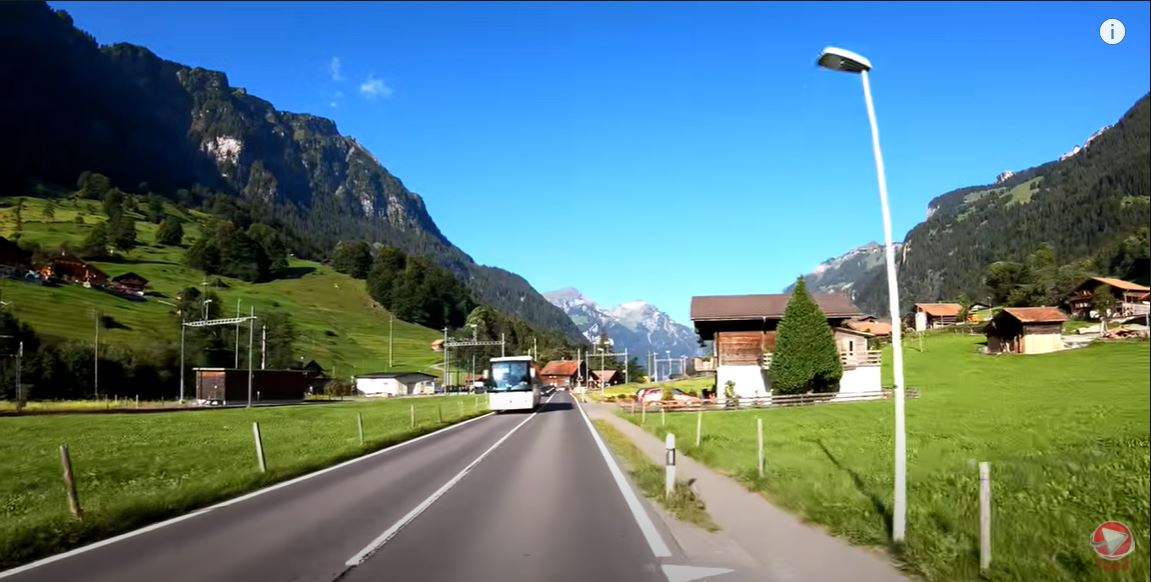
#> input picture Prueba1.JPG, 1151 x 582 px, given in place of video_autovia_corto.mp4, which was not available
$ python test.py
#> lines starting #> are read from the running program, lines starting #| are printed output that depends on the picture; after the words box and inside, x2 and y2 are one past the last pixel; in counts of white or black regions, pixels touching at a corner belong together; pictures that were not available may be replaced by others from this repository, and a replacement may not be noted
#> further down, frame is the input picture: shape (582, 1151, 3); mean B, G, R 124.4, 121.9, 89.9
import cv2
import numpy as np
import math

def calculaUmbral(value):

    p1 = int(value.shape[1]/2)
    p2 = value.shape[0] - int(value.shape[0]/10)
    area_carretera = value[p1-20:p1, p2:p2 + 20]
    min = np.min(area_carretera)
    print(min)

    return min + 10

def seleccionaCarretera(imagen, umbral):

    #imagen = imagen[340:582, ::]
#> called with umbral = 100
    hsv = cv2.cvtColor(imagen, cv2.COLOR_BGR2HSV)
#> hsv: shape (582, 1151, 3); mean H, S, V 64.7, 138.9, 150.3
    b,g,r = cv2.split(imagen)
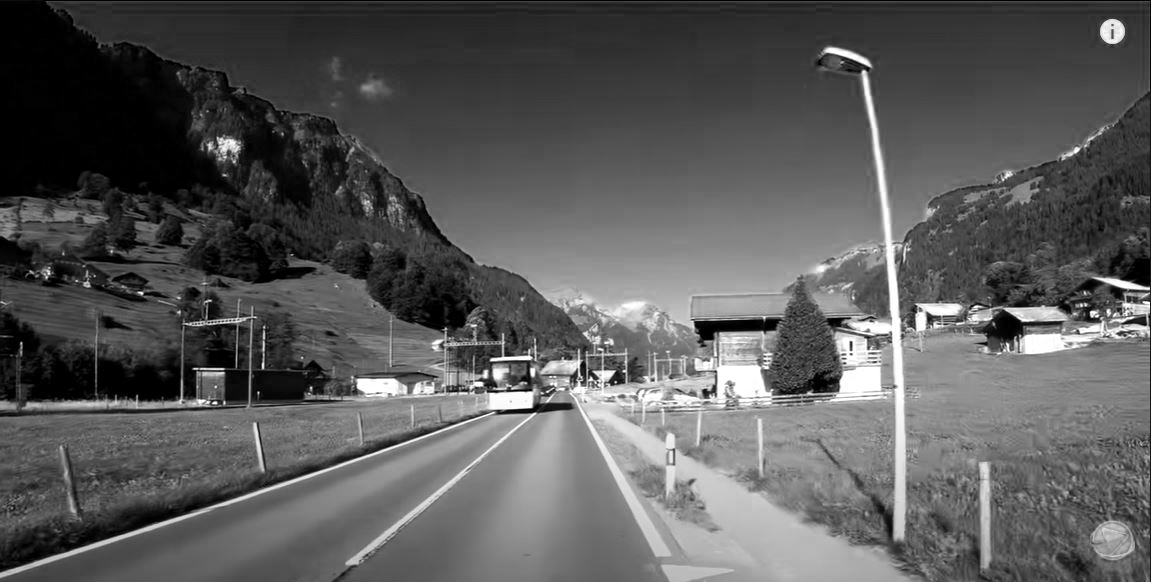
#> r: shape (582, 1151); min 0, max 255, mean 89.9
    h,s,v = cv2.split(hsv)
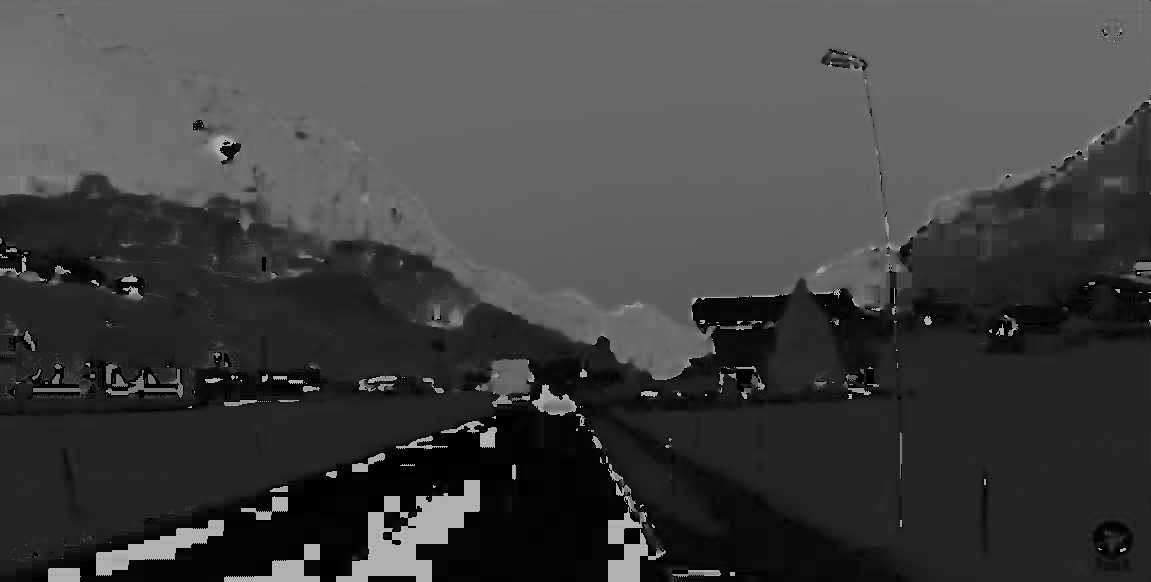
#> h: shape (582, 1151); min 0, max 179, mean 64.7
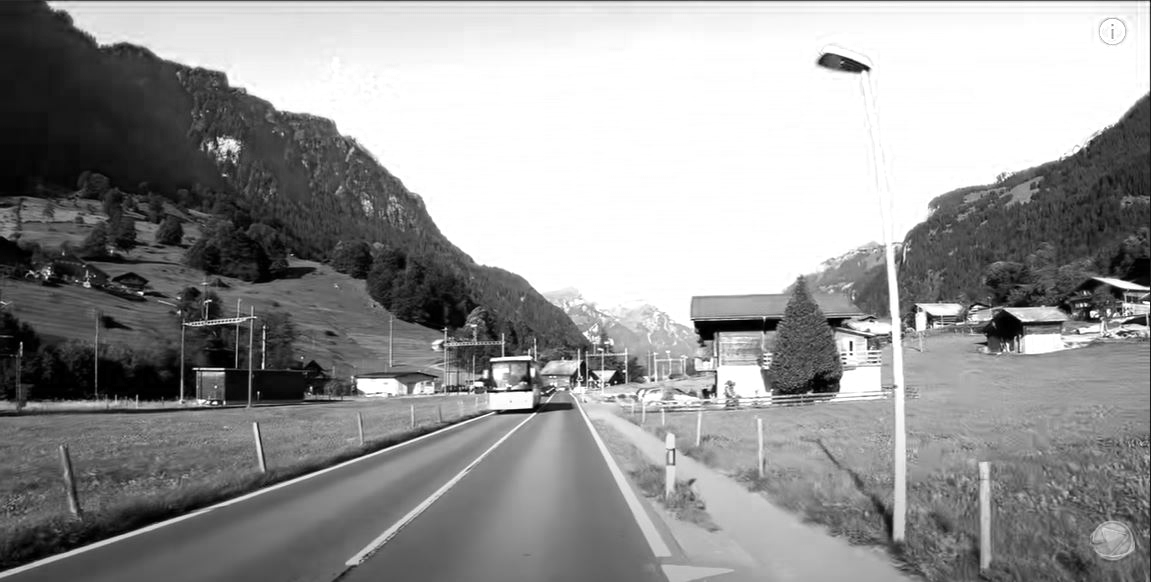
#> v: shape (582, 1151); min 0, max 255, mean 150.3
    #sInverted = cv2.bitwise_not(s)
    blurry = cv2.blur(s, (5,5))
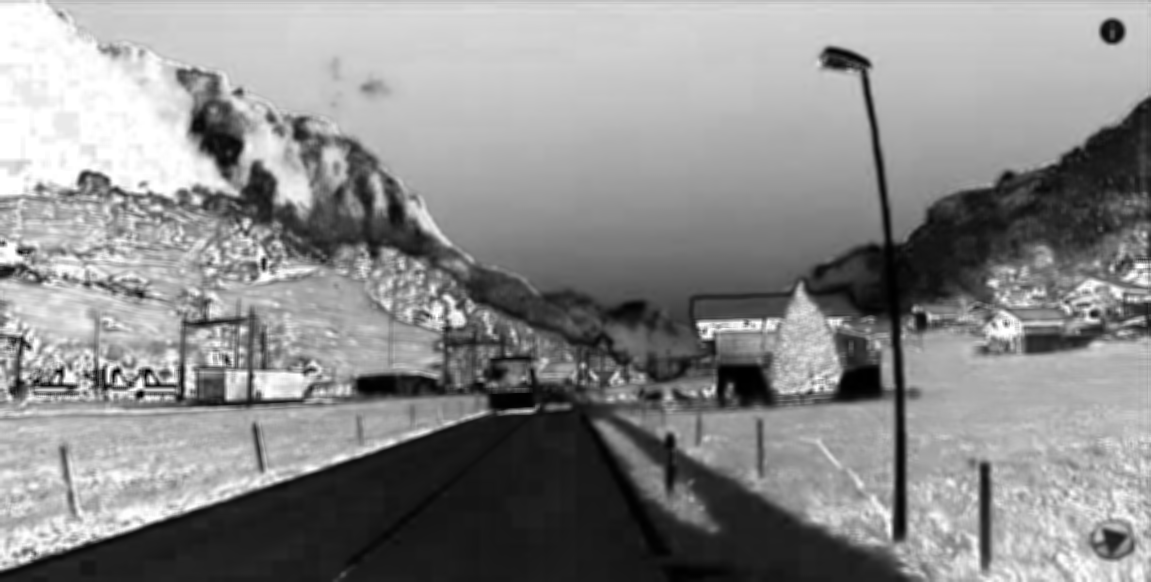
#> blurry: shape (582, 1151); min 0, max 255, mean 138.9
    #binarizado = cv2.adaptiveThreshold(blurry,255,cv2.ADAPTIVE_THRESH_GAUSSIAN_C, cv2.THRESH_BINARY_INV,5,6)
    umbral = calculaUmbral(s)
#> in calculaUmbral, `area_carretera = value[p1-20:p1, p2:p2 + 20]`:
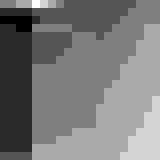
#> area_carretera: shape (20, 20) (shown 8 times larger); min 23, max 29, mean 25.9; drawn with min black and max white
#> in calculaUmbral, `min = np.min(area_carretera)`: min = 23
#| 23
#> umbral = 33

    ret, binarizado = cv2.threshold(blurry, 100, 255, cv2.THRESH_BINARY)
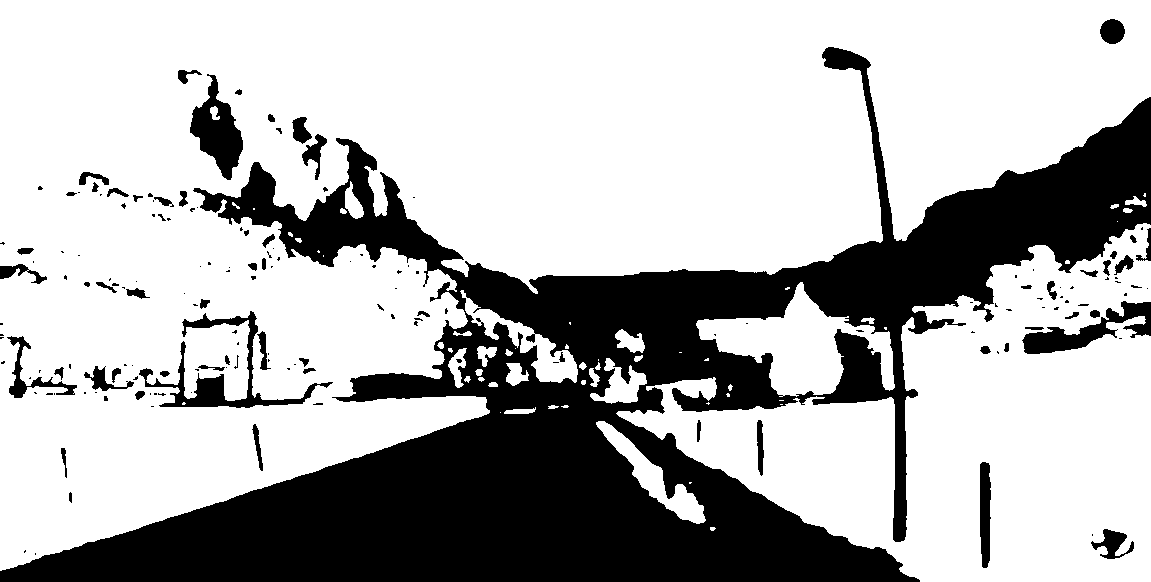
#> binarizado: shape (582, 1151); 70.8% white; 169 black regions (107 under 20 px), largest, box (x1, y1, x2, y2) and area: (0, 47, 1151, 582) 178632, (139, 311, 333, 408) 3166, (190, 74, 243, 180) 2692
    kernel = cv2.getStructuringElement(cv2.MORPH_ELLIPSE, (5,5))
    cv2.imshow("binarizado", binarizado)
    cv2.imshow("value", v)
    dilatado = cv2.dilate(binarizado, kernel, iterations = 2)
#> dilatado: shape (582, 1151); 77.8% white; 49 black regions (22 under 20 px), largest, box (x1, y1, x2, y2) and area: (0, 380, 915, 582) 85076, (454, 101, 1151, 538) 48835, (226, 146, 454, 267) 6221
    dilatado = cv2.bitwise_not(dilatado)
    h_mascara = cv2.bitwise_and(b, dilatado)
    s_mascara = cv2.bitwise_and(g, dilatado)
    v_mascara = cv2.bitwise_and(r, dilatado)
    mascara = cv2.merge([h_mascara,s_mascara,v_mascara])
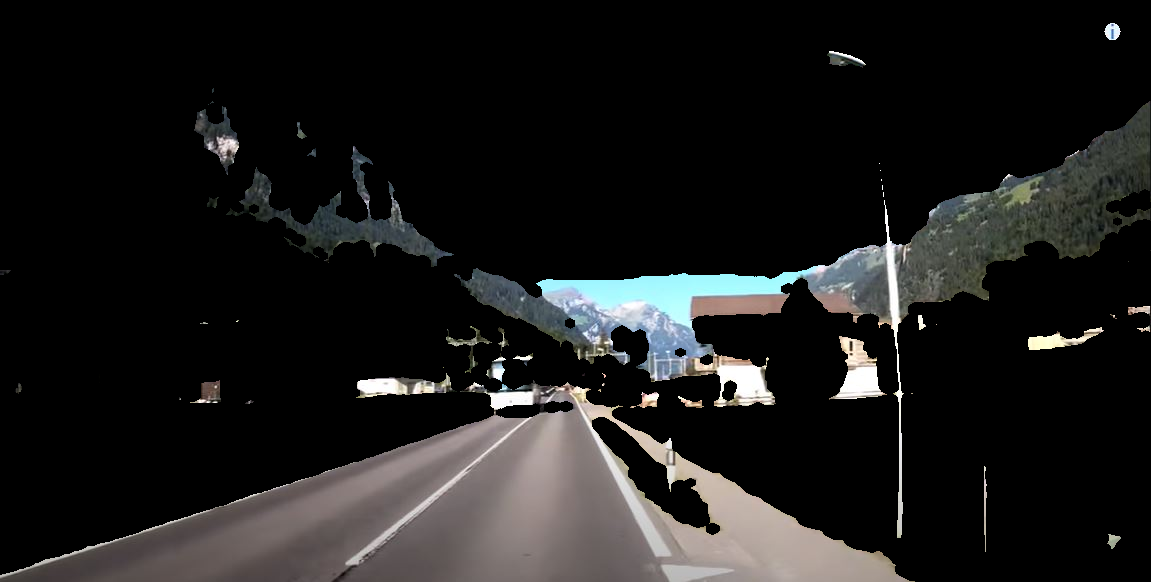
#> mascara: shape (582, 1151, 3); mean B, G, R 27.1, 27.7, 28
    return mascara

video = cv2.VideoCapture('video_autovia_corto.mp4')
while(video.isOpened()):
    ret, frame = video.read()
    if ret == True:
        frameP = seleccionaCarretera(frame, 100)
        cv2.imshow('Frame100', frameP)


        if cv2.waitKey(25) & 0xFF == ord('q'):
#> (key q is pressed here)
            break
    else:
        break

video.release()

cv2.destroyAllWindows()

$ run again, on Prueba2.JPG
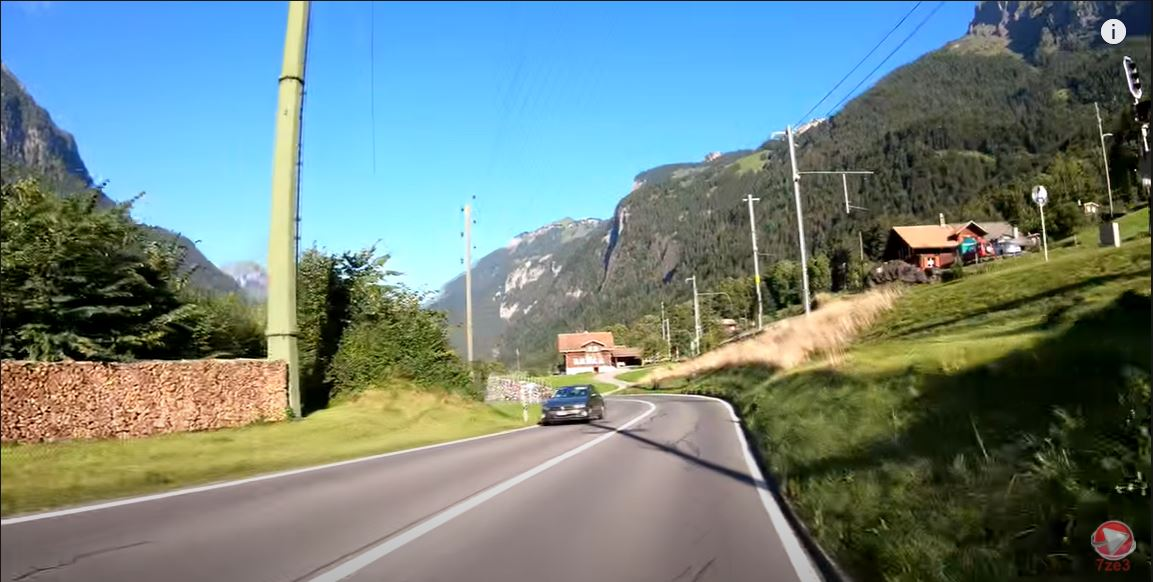
#> input picture Prueba2.JPG, 1153 x 582 px, given in place of video_autovia_corto.mp4, which was not available
#> frame is the input picture: shape (582, 1153, 3); mean B, G, R 127.4, 130.9, 111.4
#> hsv: shape (582, 1153, 3); mean H, S, V 51.7, 109.7, 151.5
#> in calculaUmbral, `area_carretera = value[p1-20:p1, p2:p2 + 20]`:
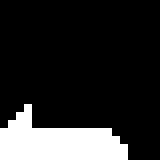
#> area_carretera: shape (20, 20) (shown 8 times larger); values 28 (black) and 29 (white), 16.8% white; 1 white region, box (x1, y1, x2, y2) and area: (0, 13, 16, 20) 67
#> min = 28
#| 28
#> umbral = 38
#> binarizado: shape (582, 1153); 58.6% white; 273 black regions (185 under 20 px), largest, box (x1, y1, x2, y2) and area: (0, 0, 1153, 582) 266985, (865, 257, 951, 283) 1003, (1122, 123, 1153, 201) 973
#> in seleccionaCarretera, `mascara = cv2.merge([h_mascara,s_mascara,v_mascara])`:
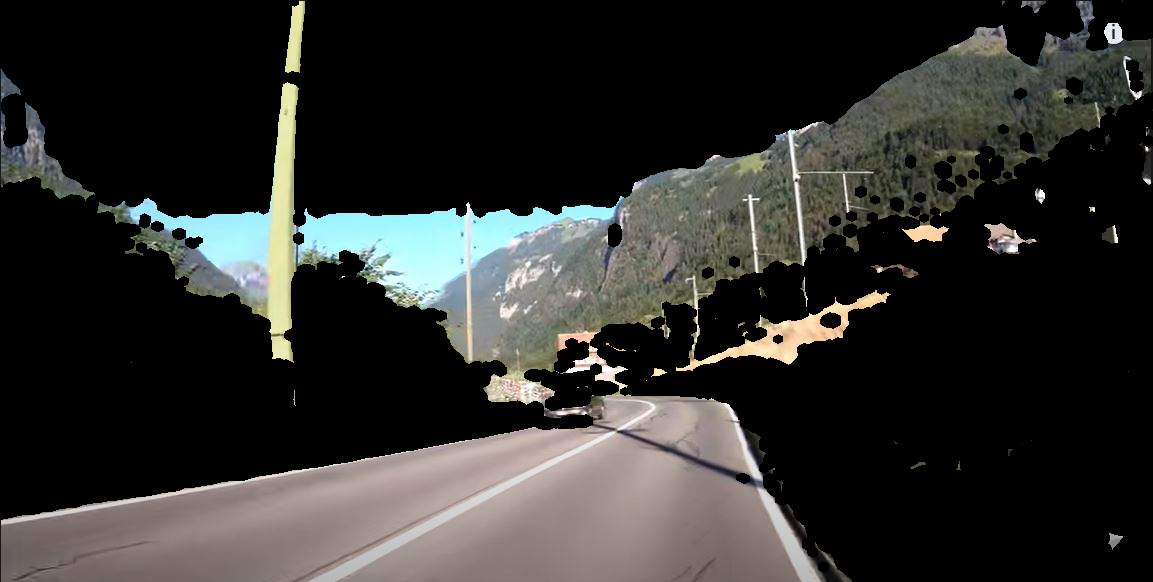
#> mascara: shape (582, 1153, 3); mean B, G, R 44.5, 46.9, 47
